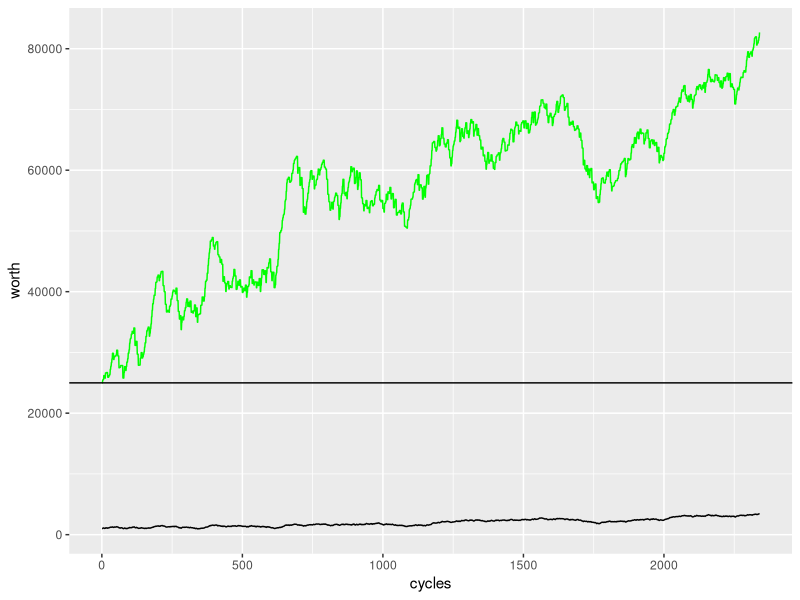

Generate this figure with R:
library(ggplot2)
library(dplyr)
dat <- read.csv('data.csv')

starting.worth = dat[1, ]$worth

dat %>%
  mutate(cycles = as.numeric(rownames(dat))) %>%
  ggplot() +
    geom_line(aes(cycles, worth), color = 'green') +
    geom_line(aes(cycles, price)) +
    geom_hline(yintercept = starting.worth)
